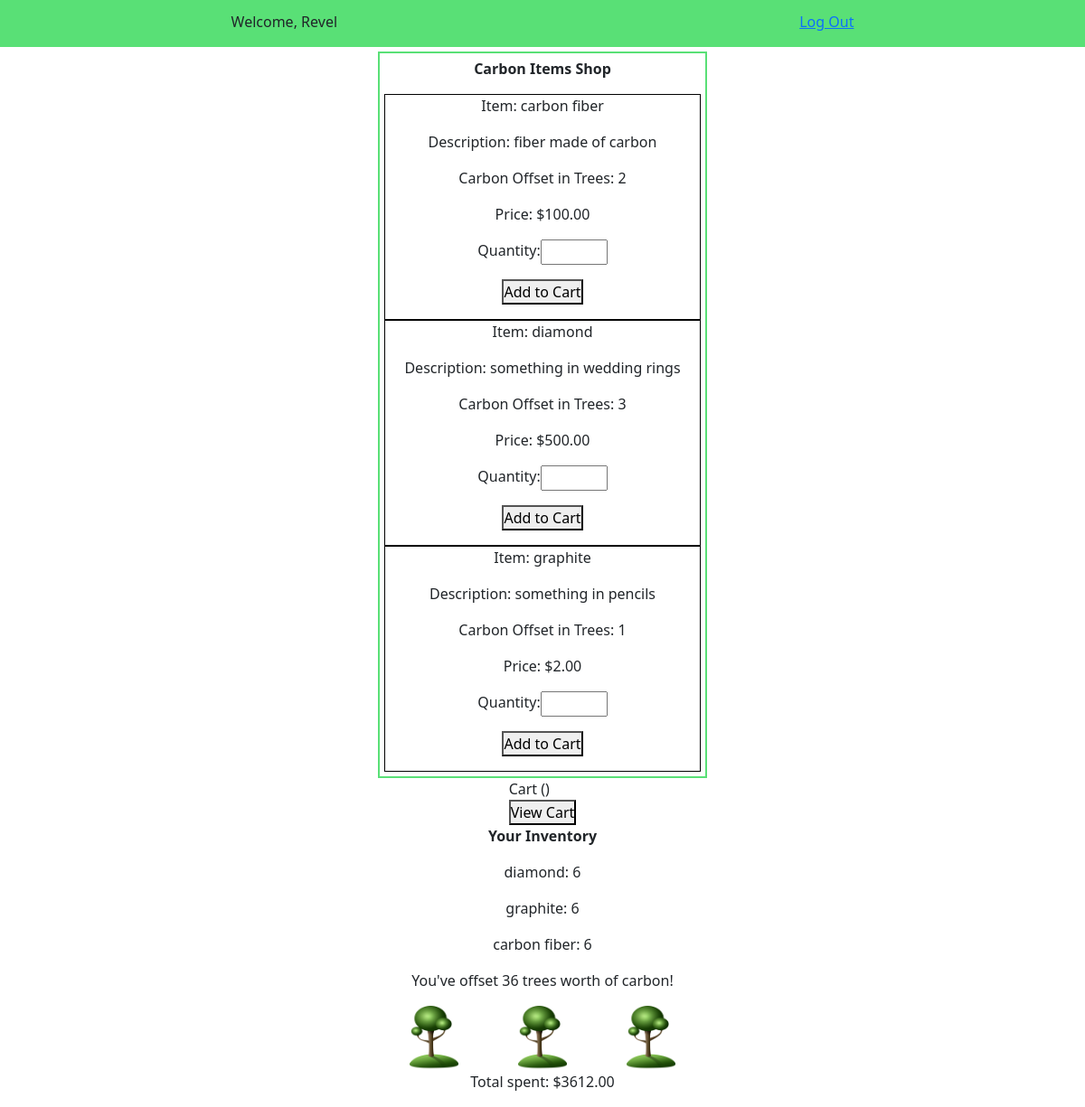
Page /marketplace/ (signed in) on the earlier database version.
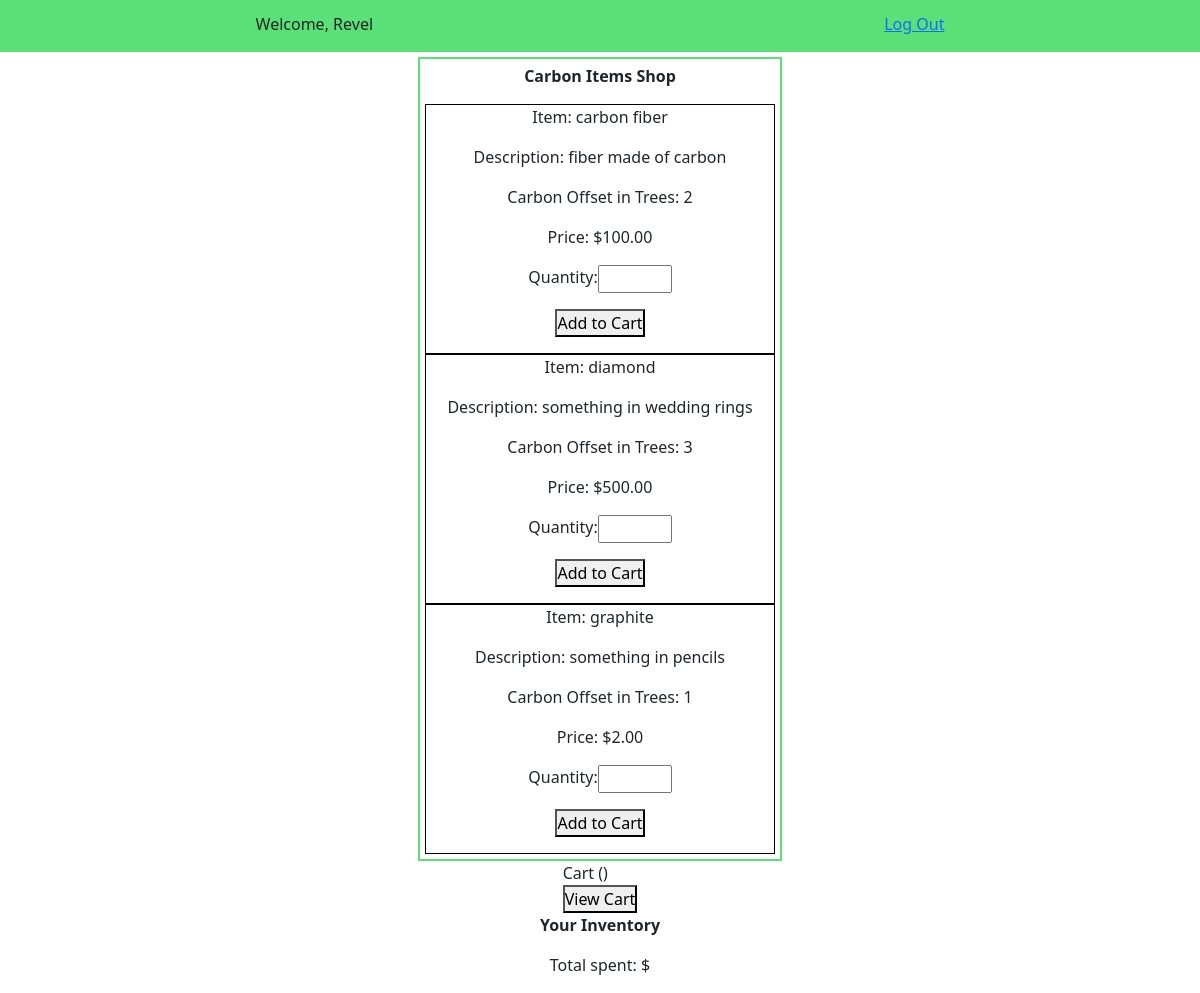
Same page on the later database version.
### marketplace/models.py (models this page shows, shortened)
class Item(models.Model):
    name = models.CharField(max_length=100)
    description = models.TextField()
    carbon_offset_in_trees = models.IntegerField()
    cost = models.DecimalField(max_digits=5, decimal_places=2)
    purchases = models.ManyToManyField('login_app.User', through="User_Item_Count")
    carts = models.ManyToManyField(Cart, through="Cart_Item_Count")
    created_at = models.DateTimeField(auto_now_add=True)
    updated_at = models.DateTimeField(auto_now=True)
    objects = ItemManager()

class User_Item_Count(models.Model):
    user = models.ForeignKey('login_app.User', on_delete=models.CASCADE)
    item = models.ForeignKey(Item, on_delete=models.CASCADE)
    orders = models.IntegerField()
    created_at = models.DateTimeField(auto_now_add=True)
    updated_at = models.DateTimeField(auto_now=True)

### login_app/views.py (the view)
# urls.py: path('', include('marketplace.urls')),
def marketplace(request):
    if 'user_id' in request.session:
        shop_items = apps.get_model('marketplace.Item').objects.all()
        if shop_items:
            user_items = apps.get_model('marketplace.User_Item_Count').objects.filter(user=User.objects.get(id=request.session['user_id']))
            if user_items:
                total_carbon_offset = 0
                total_cost = 0
                for item in user_items:
                    total_carbon_offset += item.item.carbon_offset_in_trees * item.orders
                    total_cost += item.item.cost * item.orders
                context = {
                    'items': reversed(shop_items),
                    'user': User.objects.get(id=request.session['user_id']),
                    'user_items': user_items,
                    'total_carbon_offset': total_carbon_offset,
                    'total_cost': total_cost
                }
                return render(request, 'marketplace.html', context)
            else:
                context = {
                    'items': reversed(shop_items),
                    'user': User.objects.get(id=request.session['user_id']),
                }
                return render(request, 'marketplace.html', context)
        else:
            context = {
                'user': User.objects.get(id=request.session['user_id'])
            }
            return render(request, 'marketplace.html', context)
    else:
        return redirect('index')

### marketplace/templates/marketplace.html (shortened to what this page needs)
<!DOCTYPE html>
<html>
	<head>
        {% load static %}
        <link rel="stylesheet" href="https://cdn.jsdelivr.net/npm/bootstrap@5.1.1/dist/css/bootstrap.css">
        <link rel="stylesheet" href="{% static 'style.css' %}">
    </head>
    <body>
        <div id="wrapper">
            <div id="topdiv">
                <p>Welcome, {{user.first_name}}</p>
                <a href="logout/">Log Out</a>
            </div>
            <div id="catalog">
                <p class="bold">Carbon Items Shop</p>
                {% for item in items %}
                    <div class="catalog_item">
                        <p>Item: {{item.name}}</p>
                        <p>Description: {{item.description}}</p>
                        <p>Carbon Offset in Trees: {{item.carbon_offset_in_trees}}</p>
                        <p>Price: ${{item.cost}}</p>
                        <div class="form">
                            <form action="add-to-cart/{{item.id}}/{{user.id}}/" method="post">
                                <p>
                                    <label>
                                        Quantity:
                                        <input name="purchase_quantity" type="number" min="1" max="3" step="1" required>
                                    </label>
                                </p>
                                <p><button type="submit">Add to Cart</button></p>
                            </form>
                        </div>
                    </div>
                {% endfor %}
            </div>
            <div id="cart">
                Cart ()
                <form action="view-cart/{{user.id}}/" method="get">
                    <button type="submit">View Cart</button>
                </form>
            </div>
            <div class="orders">
                <p class="bold">Your Inventory</p>
                {% for item in user_items %}
                    <p>{{item.item.name}}: {{item.orders}}</p>
                {% endfor %}
                {% if total_carbon_offset > 0 %}
                    <p>You've offset {{total_carbon_offset}} trees worth of carbon!</p>
                    <div id="tree_imgs">
                        <img src="{% static 'tree.png' %}">
                        {% if total_carbon_offset > 10 %}
                            <img src="{% static 'tree.png' %}">
                        {% endif %}
                        {% if total_carbon_offset > 20 %}
                            <img src="{% static 'tree.png' %}">
                        {% endif %}
                    </div>
                {% endif %}
                <p>Total spent: ${{total_cost}}</p>
            </div>
        </div>
    </body>
</html>

Differences in the rows shown:
removed User_Item_Count: item.name "diamond", orders "6"
removed User_Item_Count: item.name "graphite", orders "6"
removed User_Item_Count: item.name "carbon fiber", orders "6"
Other differences:
{{ total_carbon_offset }}: "36" → (not shown)
{{ total_cost }}: "3612.00" → (not shown)
text no longer shown: "You've offset trees worth of carbon!"
